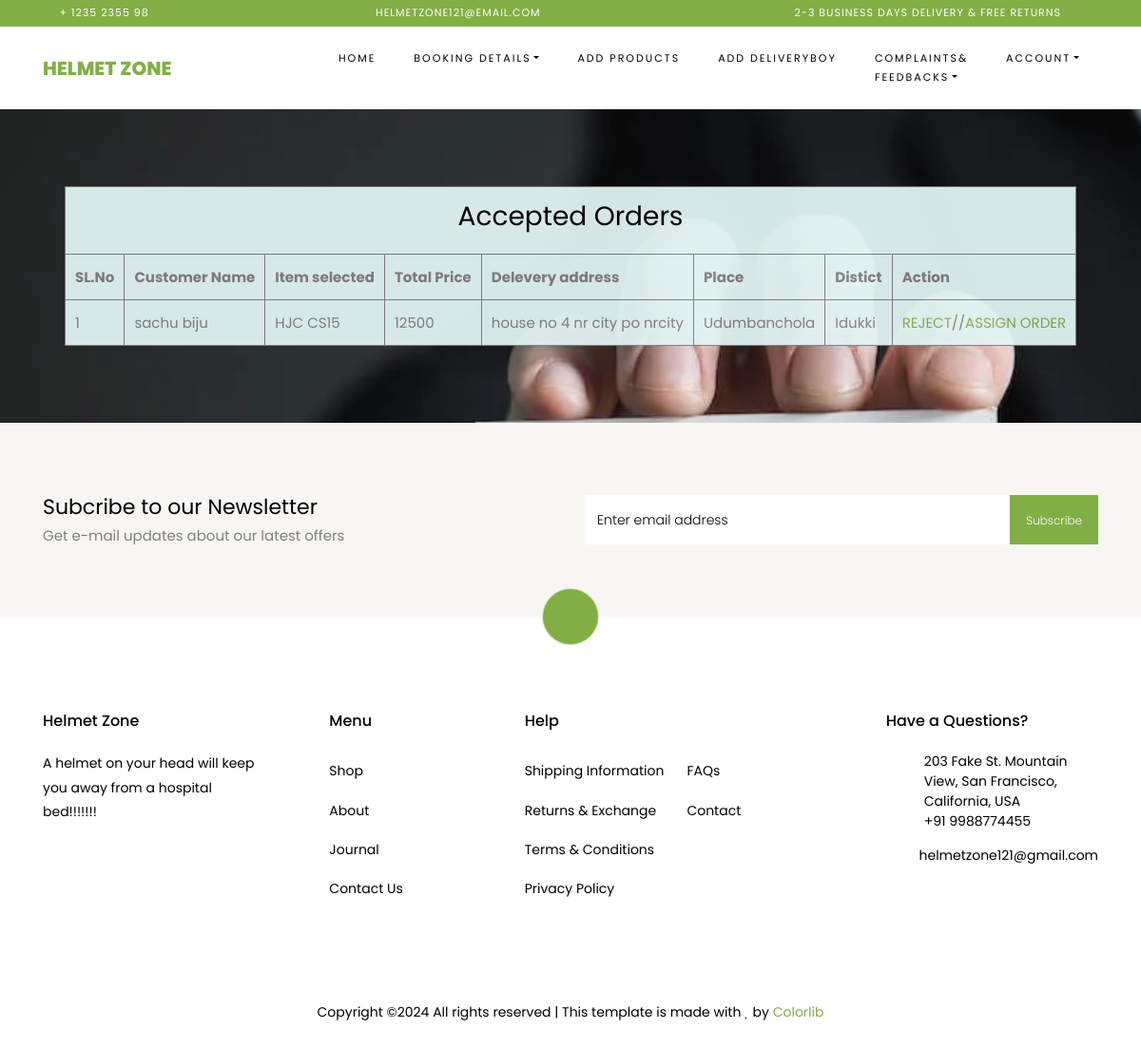
The page /seller/acceptedlist/ (signed in) on the database its author committed.
### User/models.py (models this page shows)
class Cart(models.Model):
    booking=models.ForeignKey(Booking,on_delete=models.CASCADE)
    product=models.ForeignKey("Seller.productt",on_delete=models.CASCADE)
    booking_quantity=models.IntegerField(default=1)

class Booking(models.Model):
    user=models.ForeignKey(newuser,on_delete=models.CASCADE)
    booking_status=models.IntegerField(default=0)
    booking_date=models.DateField(auto_now_add=True)

### Guest/models.py (models this page shows)
class newuser(models.Model):
    name=models.CharField(max_length=50)
    contact=models.CharField(max_length=50)
    email=models.EmailField(unique=True,null=True)
    address=models.CharField(max_length=50)
    place=models.ForeignKey(Place,on_delete=models.CASCADE)
    gender=models.CharField(max_length=50)
    photo=models.FileField(upload_to='UserDocs/')
    password=models.CharField(max_length=50,unique=True)

### Seller/models.py (models this page shows)
class productt(models.Model):
    name=models.CharField(max_length=50)
    rate=models.CharField(max_length=50)
    details=models.EmailField(max_length=100)
    model=models.ForeignKey(helmetModels,on_delete=models.CASCADE)
    photo=models.FileField(upload_to='productDocs/')
    seller=models.ForeignKey(Seller,on_delete=models.SET_NULL,null=True)

### Admin/models.py (models this page shows)
class Place(models.Model):
    place_name=models.CharField(max_length=50)
    district=models.ForeignKey(District,on_delete=models.CASCADE)
    def __str__(self):
        return self.place_name

class District(models.Model):
    district_name=models.CharField(max_length=50)
    def __str__(self):
        return self.district_name

### Seller/views.py (the view)
# urls.py: path('acceptedlist/',views.Acclist,name="acclist"),
def Acclist(request):
    if 'sid' in request.session:
        sell=Seller.objects.get(id=request.session["sid"])
        pdt=Cart.objects.filter(product__seller=sell,booking__booking_status=3)
        return render(request,"Seller/acceptOrder.html",{'Pdt':pdt})
    else:
        return redirect("Guest:login")

### Seller/Templates/Seller/acceptOrder.html (shortened to what this page needs)
{% extends 'Seller/Head.html' %}
{% load static %}
{% block content %}
<!DOCTYPE html>
<html lang="en">
<head>
</head>
<div class="pcoded-inner-content">
<body>
    <br><br><br>
    <table border="1" align="center" cellpadding="10" class="clrfrm">
        <tr><td colspan="8" align="center"><h3>Accepted Orders</h3></td></tr>
        <tr>
            <th>SL.No</th>
            <th>Customer Name</th>
            <th>Item selected</th>
            <th>Total Price</th>
            <th>Delevery address</th>
            <th>Place</th>
            <th>Distict</th>
            <th>Action</th>
        </tr>
        {% for i in Pdt %}
            <tr>
                <td>{{forloop.counter}}</td>
                <td>{{i.booking.user.name}}</td>
                <td>{{i.product.name}}</td>
                <td>{{i.product.rate}}</td>
                <td>{{i.booking.user.address}}</td>
                <td>{{i.booking.user.place}}</td>
                <td>{{i.booking.user.place.district}}</td>
                <td><a href="{% url 'seller:rejectorder' i.booking_id %}">REJECT</a>//<a href="{% url 'seller:assignorder' i.id %}">ASSIGN ORDER</a></td>
            </tr>
            {% endfor %}
    </table>
    <br><br><br>
</div>
</body>
</html>
{% endblock content %}

### Seller/Templates/Seller/acceptOrder.html (style rules this page uses)
.pcoded-inner-content { background-image: url(../../../Guest/static/main/images/ccc.webp); background-repeat: no-repeat; background-attachment: fixed; background-size:cover; }
.clrfrm { background-color: rgb(225, 243, 243); opacity:95%; }

### rows shown on the page
Cart: booking.user.name "sachu biju", product.name "HJC CS15", product.rate "12500", booking.user.address "house no 4 nr city po nrcity", booking.user.place "Udumbanchola", booking.user.place.district "Idukki"
